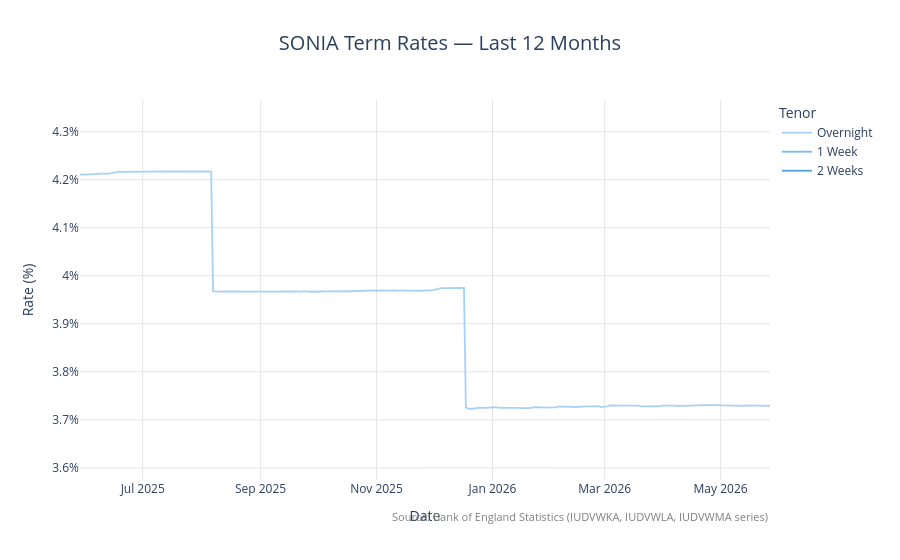

The code cell stored with this chart in its notebook:
### Code cell
import requests
import pandas as pd
import plotly.graph_objects as go
from datetime import datetime, timedelta
from io import StringIO

# BoE direct daily SONIA term rate series codes (from BoE database)
# IUDSOIA  = Overnight
# IUDVWKA  = 1 Week
# IUDVWLA  = 2 Weeks
# IUDVWMA  = 1 Month
# IUDVWNA  = 3 Months
# IUDVWOA  = 6 Months
# IUDVWPA  = 12 Months

tenors = {
    "Overnight":  "IUDSOIA",
    "1 Week":     "IUDVWKA",
    "2 Weeks":    "IUDVWLA",
    "1 Month":    "IUDVWMA",
    "3 Months":   "IUDVWNA",
    "6 Months":   "IUDVWOA",
    "12 Months":  "IUDVWPA",
}

end_date = datetime.today()
start_date = end_date - timedelta(days=365)

def fetch_boe(code, label):
    url = (
        "https://www.bankofengland.co.uk/boeapps/database/_iadb-FromShowColumns.asp"
        "?csv.x=yes"
        f"&Datefrom={start_date.strftime('%d/%b/%Y')}"
        f"&Dateto={end_date.strftime('%d/%b/%Y')}"
        f"&SeriesCodes={code}"
        "&CSVF=TN"
        "&UsingCodes=Y"
    )
    resp = requests.get(url, headers={"User-Agent": "Mozilla/5.0"})
    resp.raise_for_status()
    df = pd.read_csv(StringIO(resp.text))
    df.columns = ["Date", label]
    df["Date"]  = pd.to_datetime(df["Date"], format="mixed", dayfirst=True)
    df[label]   = pd.to_numeric(df[label], errors="coerce")
    return df.dropna().sort_values("Date").reset_index(drop=True)

print(f"Fetching SONIA term rates — {start_date.strftime('%d %b %Y')} → {end_date.strftime('%d %b %Y')}\n")

df_term = None
for label, code in tenors.items():
    print(f"  {label:12s} ({code})...", end=" ")
    try:
        df_s = fetch_boe(code, label)
        print(f"{len(df_s)} records")
        df_term = df_s if df_term is None else pd.merge(df_term, df_s, on="Date", how="outer")
    except Exception as e:
        print(f"FAILED: {e}")

df_term = df_term.sort_values("Date").reset_index(drop=True)
available = [c for c in tenors.keys() if c in df_term.columns]
print(f"\nShape: {df_term.shape}")
print(df_term.tail(5).to_string(index=False))

# ── Plotly chart ──────────────────────────────────────────────────────────────
colors = ["#a8d1f5", "#7ab8f0", "#4d9fe8", "#2080d0", "#1060a8", "#003d80", "#001f40"]

fig_term = go.Figure()

for tenor, color in zip(tenors.keys(), colors):
    if tenor not in available:
        continue
    fig_term.add_trace(go.Scatter(
        x=df_term["Date"],
        y=df_term[tenor],
        mode="lines",
        name=tenor,
        line=dict(color=color, width=1.8),
        hovertemplate=f"<b>%{{x|%d %b %Y}}</b><br>{tenor}: <b>%{{y:.4f}}%</b><extra></extra>"
    ))

all_vals = df_term[available].stack().dropna()
y_min, y_max = all_vals.min(), all_vals.max()
y_pad = (y_max - y_min) * 0.3

fig_term.update_layout(
    title=dict(
        text="SONIA Term Rates — Last 12 Months",
        font=dict(size=20),
        x=0.5
    ),
    xaxis=dict(title="Date", showgrid=True, gridcolor="#e5e5e5", tickformat="%b %Y"),
    yaxis=dict(
        title="Rate (%)",
        showgrid=True,
        gridcolor="#e5e5e5",
        ticksuffix="%",
        range=[y_min - y_pad, y_max + y_pad],
    ),
    legend=dict(title="Tenor", orientation="v", x=1.01, y=1, xanchor="left"),
    plot_bgcolor="white",
    paper_bgcolor="white",
    hovermode="x unified",
    annotations=[dict(
        text='Source: <a href="https://www.bankofengland.co.uk/markets/sonia-benchmark">'
             'Bank of England Statistics (IUDVWKA, IUDVWLA, IUDVWMA series)</a>',
        showarrow=False, xref="paper", yref="paper",
        x=1, y=-0.12, xanchor="right", font=dict(size=11, color="grey")
    )],
    margin=dict(r=130, b=80)
)

fig_term.show()

### Figure 1 — Plotly figure (JSON) as saved in the notebook; plotly's stock layout.template omitted (floating-point values rounded to 4 significant figures; data arrays with more than 128 entries replaced by an {"elided": "..."} marker saying what was removed)
{"data": [{"hovertemplate": "<b>%{x|%d %b %Y}</b><br>Overnight: <b>%{y:.4f}%</b><extra></extra>", "line": {"color": "#a8d1f5", "width": 1.8}, "mode": "lines", "name": "Overnight", "type": "scatter", "x": {"elided": "252 str values"}, "y": {"elided": "252 float values"}}, {"hovertemplate": "<b>%{x|%d %b %Y}</b><br>1 Week: <b>%{y:.4f}%</b><extra></extra>", "line": {"color": "#7ab8f0", "width": 1.8}, "mode": "lines", "name": "1 Week", "type": "scatter", "x": {"elided": "252 str values"}, "y": {"elided": "252 float values"}}, {"hovertemplate": "<b>%{x|%d %b %Y}</b><br>2 Weeks: <b>%{y:.4f}%</b><extra></extra>", "line": {"color": "#4d9fe8", "width": 1.8}, "mode": "lines", "name": "2 Weeks", "type": "scatter", "x": {"elided": "252 str values"}, "y": {"elided": "252 float values"}}], "layout": {"annotations": [{"font": {"color": "grey", "size": 11}, "showarrow": false, "text": "Source: <a href=\"https://www.bankofengland.co.uk/markets/sonia-benchmark\">Bank of England Statistics (IUDVWKA, IUDVWLA, IUDVWMA series)</a>", "x": 1, "xanchor": "right", "xref": "paper", "y": -0.12, "yref": "paper"}], "hovermode": "x unified", "legend": {"orientation": "v", "title": {"text": "Tenor"}, "x": 1.01, "xanchor": "left", "y": 1}, "margin": {"b": 80, "r": 130}, "paper_bgcolor": "white", "plot_bgcolor": "white", "title": {"font": {"size": 20}, "text": "SONIA Term Rates — Last 12 Months", "x": 0.5}, "xaxis": {"gridcolor": "#e5e5e5", "showgrid": true, "tickformat": "%b %Y", "title": {"text": "Date"}}, "yaxis": {"gridcolor": "#e5e5e5", "range": [3.575, 4.366], "showgrid": true, "ticksuffix": "%", "title": {"text": "Rate (%)"}}}}
